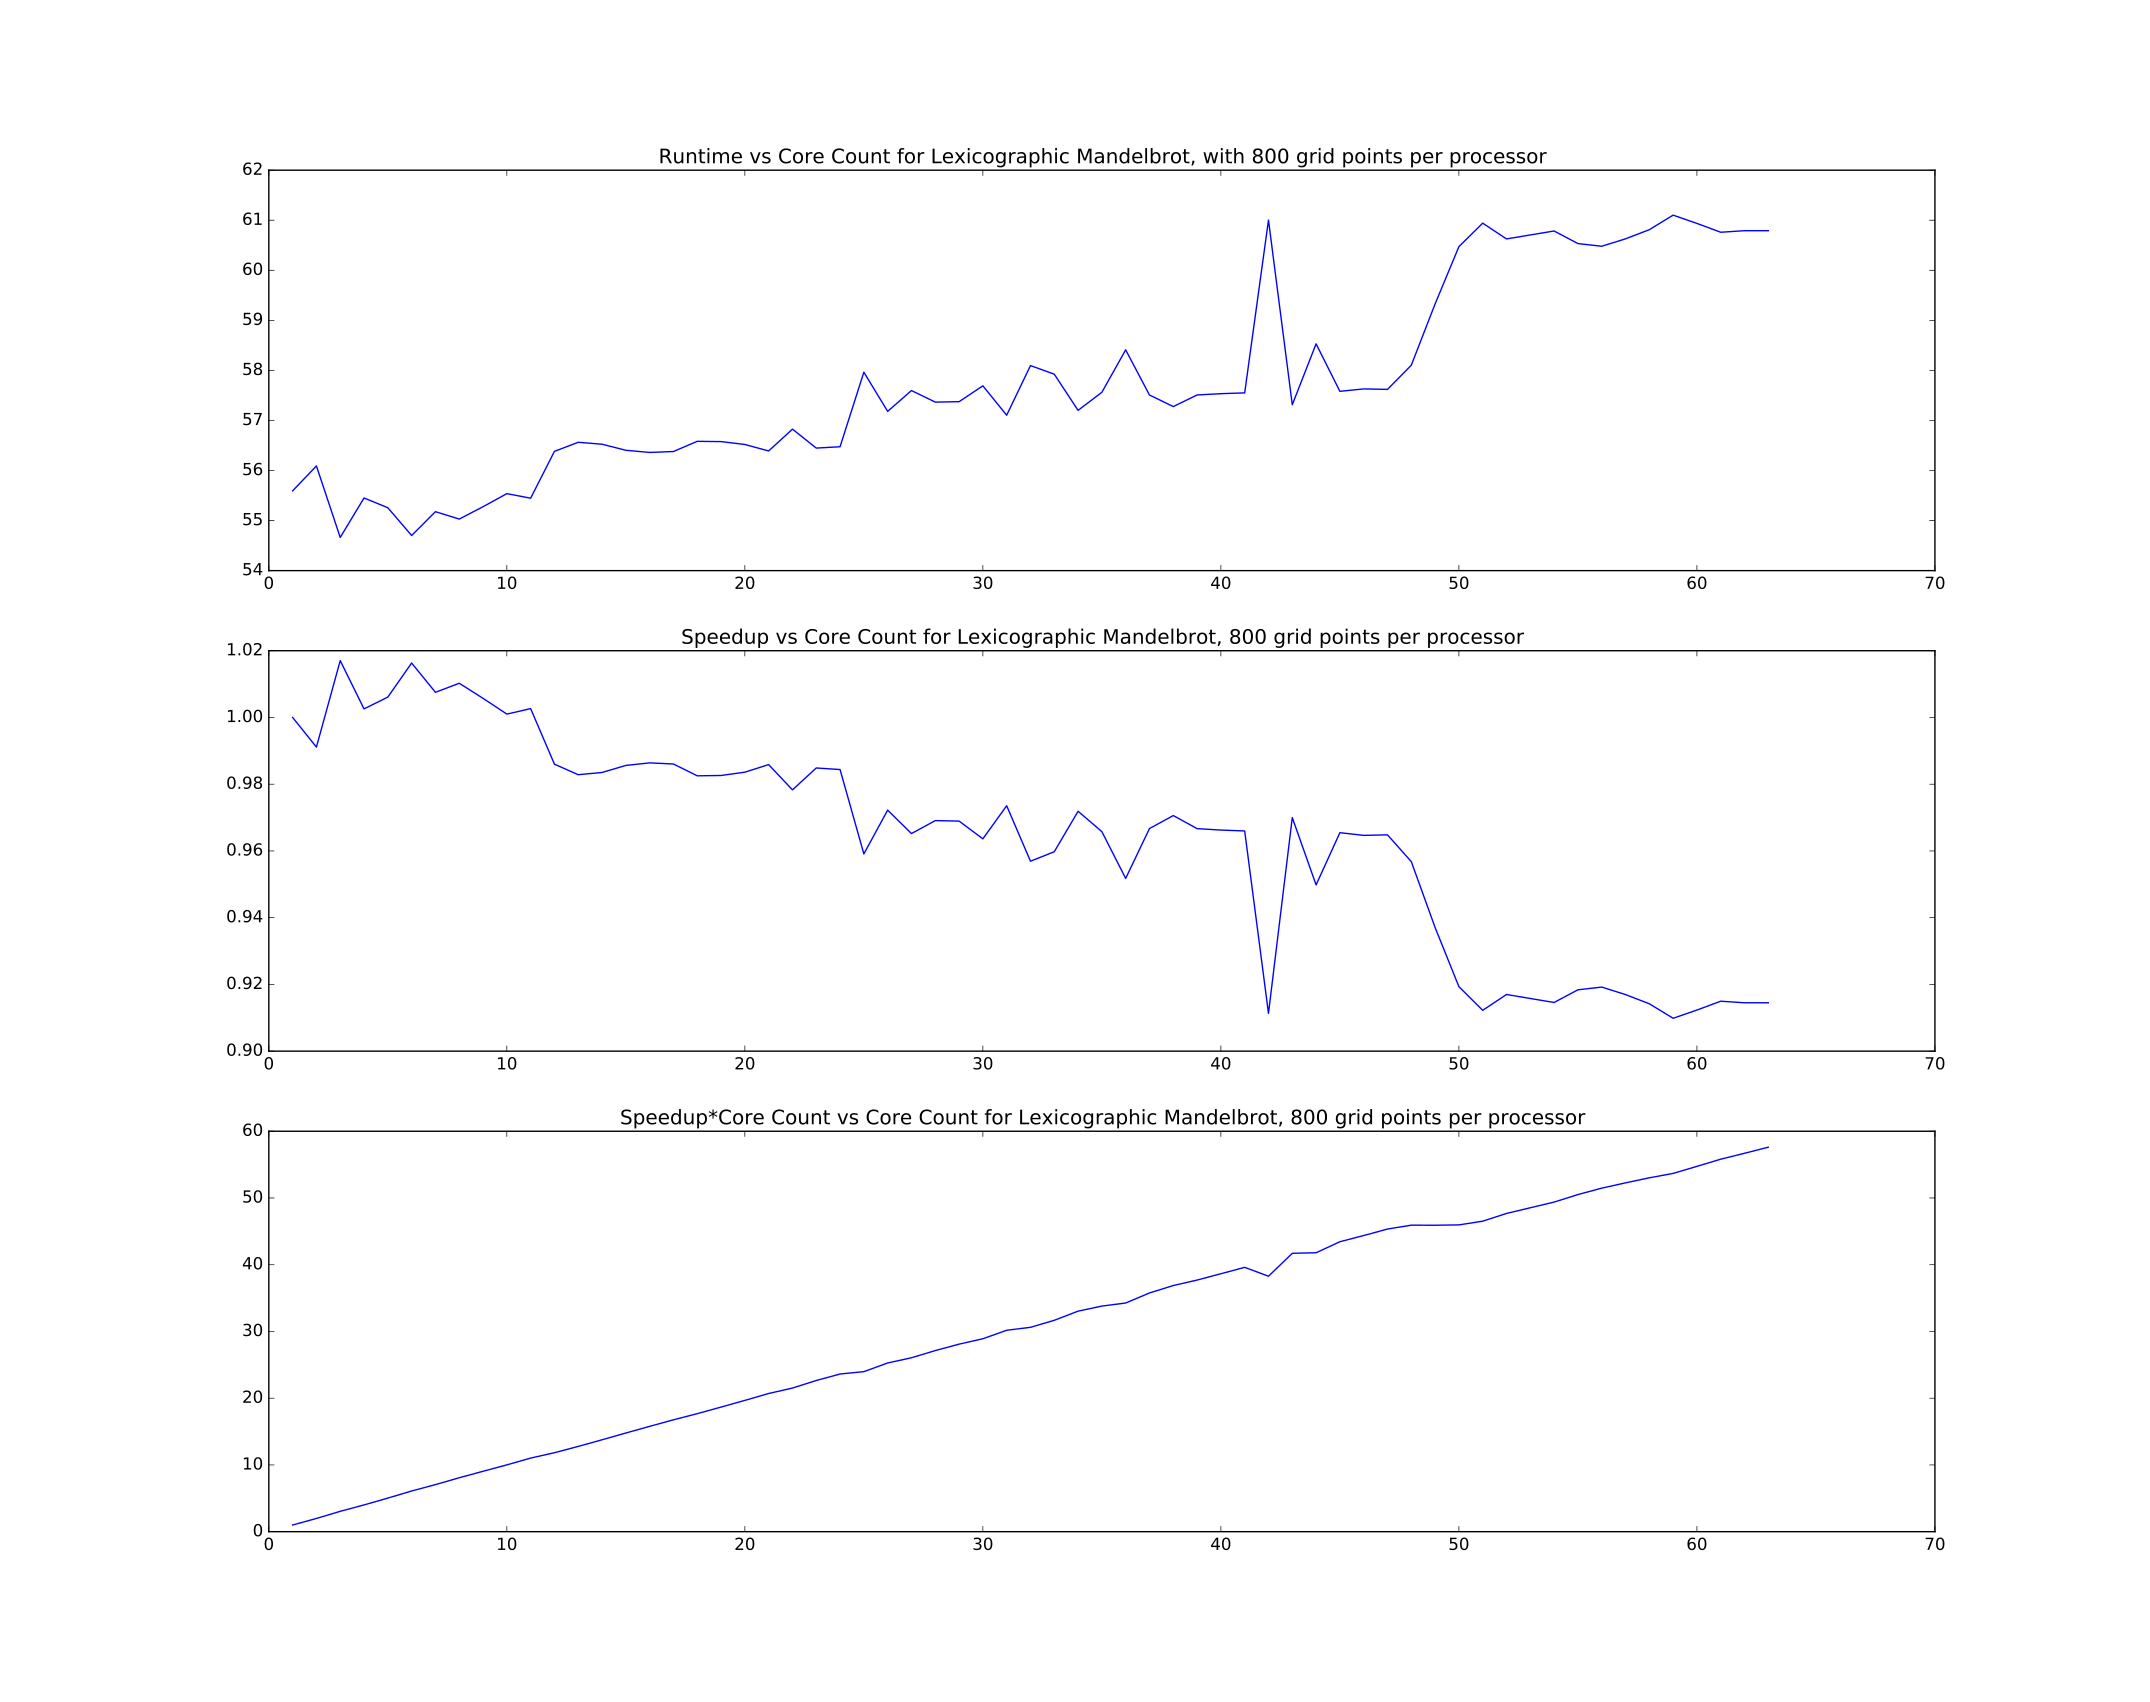

Write the Python code that produced this figure.

import matplotlib.pyplot as plt
import read_plot as rp;


[x,y]=rp.read_plot("P1P3a.txt")
yb = [0.0]*len(x)
yc = [0.0]*len(x)
for i in range(0,len(x)):
    yb[i]=y[0]/y[i]
    yc[i]=yb[i]*x[i]
fig,(ax1,ax2,ax3)=plt.subplots(3)
ax1.plot(x,y)
ax1.set_title("Runtime vs Core Count for Lexicographic Mandelbrot, with 800 grid points per processor")

ax2.plot(x,yb)
ax2.set_title("Speedup vs Core Count for Lexicographic Mandelbrot, 800 grid points per processor")

ax3.plot(x,yc)
ax3.set_title("Speedup*Core Count vs Core Count for Lexicographic Mandelbrot, 800 grid points per processor")
plt.show()
